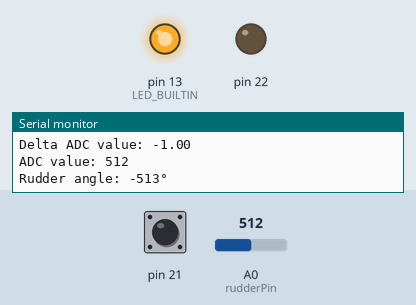
The program below on a simulated Arduino Mega 2560, built for the host (arithmetic inside an expression is 32-bit, double 64-bit). On the bench: output pins drawn as LEDs (lit = HIGH), the last lines printed to the serial monitor. Dashed ring = blinking. Inputs (shaded band) come from the test bench; at power-on: pin 21 HIGH, A0 (rudderPin) = 512. EEPROM starts erased.

Above: at 1.1 s.
At 2.8 s:
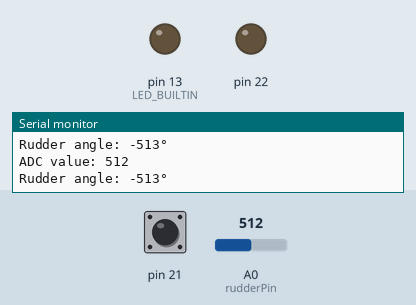
2.9 s: pin 21 pulled LOW for 1.3 s
At 3.8 s:
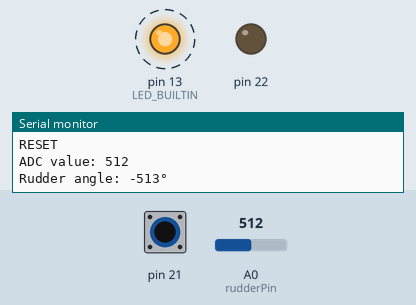
Timing chart, 0 to 12.4 s (numbered marks = the images above; inputs shaded):
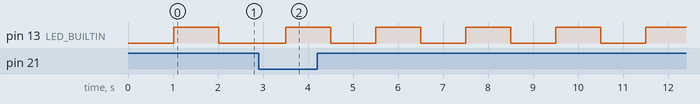

The program:

main.cpp
```cpp
#include <Arduino.h>
#include <EEPROM.h> // Access to permanent memory on the microcontroller
#include "Debug.h"
//Program to read an analog input of a rudder  via a potentiometer and map it to angle.

/* ATTENTION
Make sure to power the Arduino via the Vin pin or the power jack with a stable power supply, otherwise
the ADC readings will be unstable and the rudder angle will be inaccurate, as the conversion
uses the power supply voltage as a reference by default.
A precision voltage reference can be used on the ANAREF pin to improve the accuracy of the ADC readings
regardless of the stability of the power supply voltage.
*/

static constexpr int rudderPin = A0; //Analog input pin for rudder potentiometer
static int zeroRudderADCValue; // ADC value when rudder is at zero degrees
static float deltaRudderADCValue; // Change in ADC per degree of rudder angle

//Linear mapping of ADC value to the corresponding physical measurement being sensed
float linearMap(int analogPin, int zeroADCValue, float deltaADCValue) {

	int adcValue = analogRead(analogPin);
	DEBUG_PRINT("ADC value: "); DEBUG_PRINTLN(adcValue);
	return (adcValue - zeroADCValue) / deltaADCValue;
}

void SaveFlashInteger(int address, int value) {
	EEPROM.update(address, value & 0xFF);
	EEPROM.update(address + 1, (value >> 8) & 0xFF);
}

int ReadFlashInteger(int address) {
	return (EEPROM.read(address) | (EEPROM.read(address +1) << 8));
}

void ResetFlashMemory() {
	noInterrupts();
	for (int i = 0; i < EEPROM.length(); i++) {
		EEPROM.update(i, 0xFF);
	}
	Serial.println("RESET");
	delay(500);
	interrupts();
}

// Configure the flash memory reset button
void ConfigureFlashReset(uint8_t inputPin, uint8_t outputPin) {
	pinMode(inputPin, INPUT_PULLUP);

	if (outputPin != -1) {
		pinMode(outputPin, OUTPUT); digitalWrite(outputPin, LOW);
	}

	// Attach an interrupt to the input pin to detect when the user presses the button
	attachInterrupt(digitalPinToInterrupt(inputPin), &ResetFlashMemory, FALLING);
}

void CalibrateReading(int measurePin, int* zeroADCValue, float* deltaADCValue) {

	constexpr int zeroADCValueAddress = 0;
	constexpr int deltaADCValueAddress = 2;

	int zeroADC = ReadFlashInteger(zeroADCValueAddress);
	float deltaADC = ReadFlashInteger(deltaADCValueAddress);

	Serial.print("TST_zeroADC: "); Serial.println(zeroADC);

	//Check if the values already exist
	if (zeroADC != 0xFFFF && deltaADC != 0xFFFF) {
		Serial.println("Existing values detected for calibration settings");
		Serial.print("Stored Zero ADC value: "); Serial.println(zeroADC);
		Serial.print("Stored Delta ADC value: "); Serial.println(deltaADC);
		*zeroADCValue = zeroADC;
		*deltaADCValue = deltaADC;
		return;
	}

	// The following buffers are used to format the output string for the UART
	char buffer[64]; // General purpose buffer
	char stringBuffer[8]; // Buffer to convert float values to string since Arduino doesn't support %f in sprintf
	char alternateStringBuffer[8]; // Buffer to convert float values to string since Arduino doesn't support %f in sprintf

	Serial.println("Move the rudder to the center and press any key to continue...");
	while (!Serial.available());
	while (Serial.available()) Serial.read();
	int centerADCValue = analogRead(measurePin);
	sprintf(buffer, "Center ADC value: %d", centerADCValue);
	Serial.println(buffer);

	Serial.println("Move the rudder to the 45 degrees left and press any key to continue...");
	while (!Serial.available());
	while (Serial.available()) Serial.read();
	int referenceAngleADCValue = analogRead(measurePin);
	sprintf(buffer, "Reference angle ADC value: %d", referenceAngleADCValue);
	Serial.println(buffer);

	// Calculate the delta ADC value per degree of rudder angle
	*zeroADCValue = centerADCValue;
	*deltaADCValue = (referenceAngleADCValue - centerADCValue) / 45.0f;

	//Store in flash memory
	SaveFlashInteger(zeroADCValueAddress, *zeroADCValue);
	SaveFlashInteger(deltaADCValueAddress, *deltaADCValue);

	dtostrf(*deltaADCValue, 1, 2, stringBuffer);
	sprintf(buffer, "Calibration complete. Zero ADC value: %d, Delta ADC value: %s", zeroADCValue, stringBuffer);
	Serial.println(buffer);

	// Wait for the user to press a key before continuing
	Serial.println("Press any key to continue...");
	while (!Serial.available());
	while(Serial.available()) Serial.read();
}

void setup() {
	Serial.begin(115200);
	pinMode(rudderPin, INPUT); pinMode(LED_BUILTIN, OUTPUT);
	Serial.println("Initializing rudder angle sensor...");

	ConfigureFlashReset(/*InputPin*/ 21, /*OutputPin*/ 22);
	CalibrateReading(rudderPin, &zeroRudderADCValue, &deltaRudderADCValue);

	Serial.println("Initialization complete");
	Serial.print("Zero ADC value: "); Serial.println(zeroRudderADCValue);
	Serial.print("Delta ADC value: "); Serial.println(deltaRudderADCValue);
}

void loop() {
	static unsigned long previousTime = millis();

	// The following buffers are used to format the output string for the UART
	char buffer[64]; // General purpose buffer
	char stringBuffer[8]; // Buffer to convert float values to string since Arduino doesn't support %f in sprintf

	if (millis() - previousTime >= 1000) {
		previousTime = millis();
		digitalWrite(LED_BUILTIN, !digitalRead(LED_BUILTIN));
		float angle = linearMap(rudderPin, zeroRudderADCValue, deltaRudderADCValue);
		dtostrf(angle, 1, 0, stringBuffer);
		sprintf(buffer, "Rudder angle: %s°", stringBuffer);
		Serial.println(buffer);
	}
}
```

Debug.h
```cpp
#ifndef DEBUG_H
#define DEBUG_H

#define DEBUG
#ifdef DEBUG
#define DEBUG_PRINTLN(...) Serial.println(__VA_ARGS__)
#define DEBUG_PRINT(...) Serial.print(__VA_ARGS__)
#define DEBUG_PRINTF(...) Serial.printf(__VA_ARGS__)
#else
#define DEBUG_PRINTLN(...)
#define DEBUG_PRINT(...)
#define DEBUG_PRINTF(...)
#endif

#endif
```

Measured:
- by itself, pin 13 (LED_BUILTIN): alternates HIGH for 1.0 s and LOW for 1.0 s
